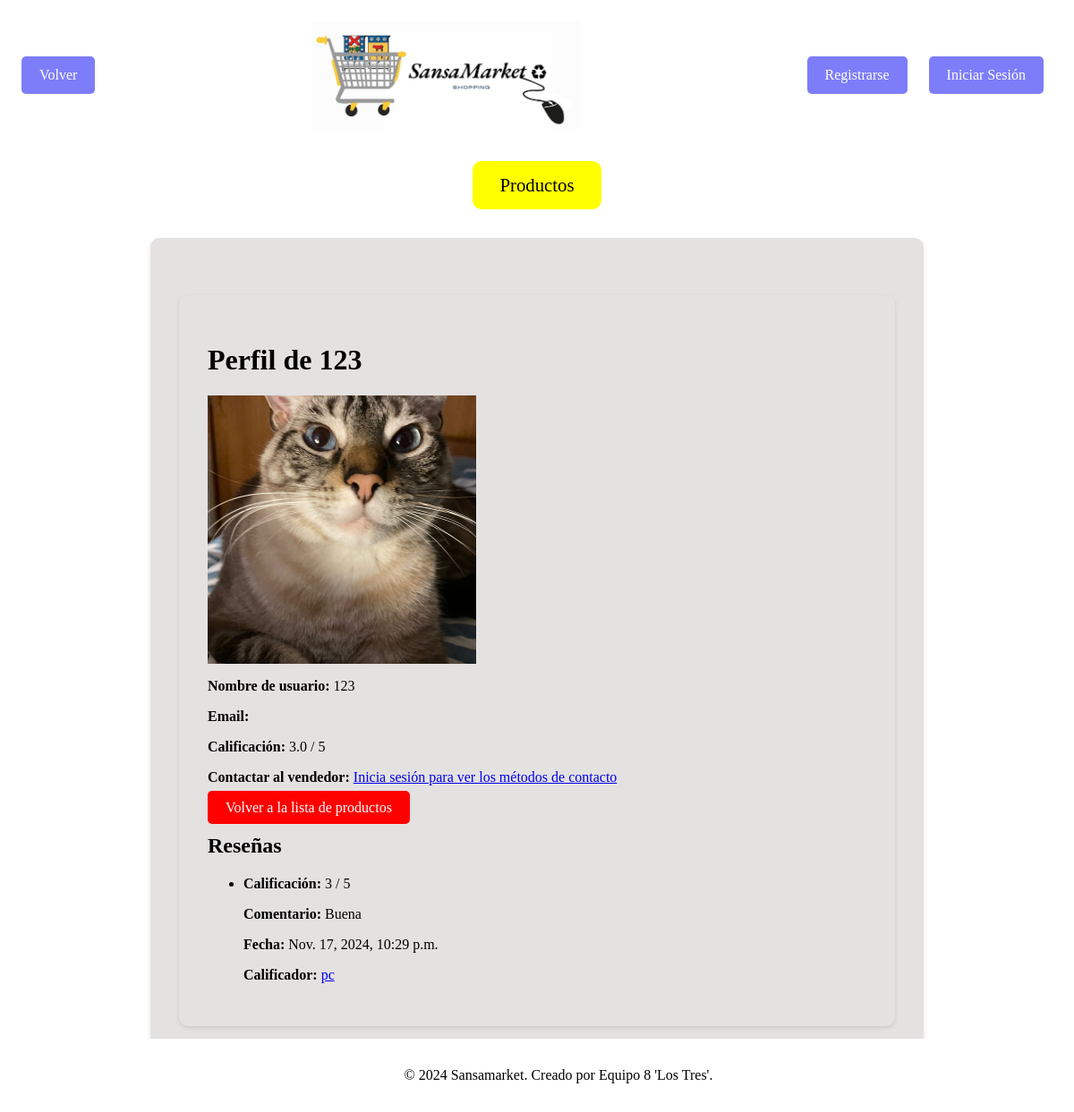
The app's page /usuarios/perfil/10/ with its own data.
### Apps/usuarios/models.py (models this page shows, shortened)
class Perfil(models.Model):
    user = models.OneToOneField(User, on_delete=models.CASCADE)
    avatar = models.ImageField(upload_to='avatars/', null=True, blank=True)
    biografia = models.TextField(null=True, blank=True)
    telefono = models.CharField(max_length=15, null=True, blank=True)
    email_contacto = models.EmailField(null=True, blank=True)

### Apps/resenas/models.py (models this page shows, shortened)
class Resena(models.Model):
    usuario = models.ForeignKey(User, on_delete=models.CASCADE, related_name='resenas_recibidas')
    calificador = models.ForeignKey(User, on_delete=models.CASCADE, related_name='resenas_realizadas')
    calificacion = models.IntegerField(choices=[(i, i) for i in range(1, 6)])
    comentario = models.TextField(null=True, blank=True)
    fecha = models.DateTimeField(auto_now_add=True)

### Apps/usuarios/views.py (the view)
# urls.py: path('perfil/<int:pk>/', views.perfil_usuario, name='perfil'),
def perfil_usuario(request, pk):
    usuario = get_object_or_404(User, pk=pk)
    resenas = Resena.objects.filter(usuario=usuario)
    user_has_reviewed = False
    if request.user.is_authenticated:
        user_has_reviewed = Resena.objects.filter(usuario=usuario, calificador=request.user).exists()
    return render(request, 'usuarios/perfil_usuario.html', {
        'usuario': usuario,
        'resenas': resenas,
        'user_has_reviewed': user_has_reviewed
    })

### Apps/resenas/templatetags/resenas_extras.py (called while the page is built)
@register.filter
def promedio_calificaciones(queryset):
    total = queryset.count()
    if total == 0:
        return 0
    suma = sum(item.calificacion for item in queryset)
    promedio = suma / total
    return round(promedio, 1)

### Apps/templates/usuarios/perfil_usuario.html (shortened to what this page needs)
{% extends 'base.html' %}
{% load resenas_extras %}
{% block content %}
    <div class="container mt-4">
        <h1 class="mb-4">Perfil de {{ usuario.username }}</h1>
        <div class="card">
            <div class="card-body">
                {% if usuario.perfil.avatar %}
                <img src="{{ usuario.perfil.avatar.url }}" class="img-fluid rounded-circle mb-3" alt="{{ usuario.username }}">
                {% endif %}
                <p class="card-text"><strong>Nombre de usuario:</strong> {{ usuario.username }}</p>
                <p class="card-text"><strong>Email:</strong> {{ usuario.email }}</p>
                <p class="card-text"><strong>Calificación:</strong>
                    {% with usuario.resenas_recibidas.all as resenas %}
                        {% if resenas %}
                            {{ resenas|promedio_calificaciones }} / 5
                        {% else %}
                            Sin calificaciones
                        {% endif %}
                    {% endwith %}
                </p>
                {% if user.is_authenticated %}
                    <p class="card-text"><strong>Teléfono:</strong> {{ usuario.perfil.telefono }}</p>
                    <p class="card-text"><strong>Email de contacto:</strong> {{ usuario.perfil.email_contacto }}</p>
                {% else %}
                    <p class="card-text"><strong>Contactar al vendedor:</strong> <a href="{% url 'usuarios:login' %}">Inicia sesión para ver los métodos de contacto</a></p>
                {% endif %}
                <a href="{% url 'productos:lista_productos' %}" class="btn-rojo mt-3">Volver a la lista de productos</a>
            </div>
        </div>
        <div class="card mt-4">
            <div class="card-body">
                <h2 class="mb-4">Reseñas</h2>
                {% if resenas %}
                    <ul class="list-group">
                        {% for resena in resenas %}
                            <li class="list-group-item">
                                <p><strong>Calificación:</strong> {{ resena.calificacion }} / 5</p>
                                <p><strong>Comentario:</strong> {{ resena.comentario }}</p>
                                <p><strong>Fecha:</strong> {{ resena.fecha }}</p>
                                <p><strong>Calificador:</strong> <a href="{% url 'usuarios:perfil' resena.calificador.pk %}">{{ resena.calificador.username }}</a></p>
                            </li>
                        {% endfor %}
                    </ul>
                {% else %}
                    <p>Este usuario no tiene reseñas.</p>
                {% endif %}
            </div>
        </div>
    </div>
{% endblock %}

### static/css/styles.css (style rules this page uses)
.img-fluid { width: 300px; height: 300px; object-fit: cover; }

### Apps/templates/usuarios/perfil_usuario.html (style rules this page uses)
.btn-rojo { background-color: red; color: white; border: none; padding: 10px 20px; font-size: 1rem; border-radius: 5px; text-decoration: none; transition: background-color 0.3s ease, transform 0.3s ease; }

### Apps/templates/base.html (style rules this page uses)
body { font-family: 'Times New Roman', Times, serif; }
.container { max-width: 800px; margin: 2rem auto; padding: 2rem; background-color: #e4e1e1; border-radius: 10px; box-shadow: 0 2px 5px rgba(0, 0, 0, 0.1); }

### records on screen
Resena: calificacion "3.0", calificacion "3", comentario "Buena", fecha "Nov. 17, 2024, 10:29 p.m.", calificador.username "pc"

### other values on screen
{{ usuario.username }} "123"
